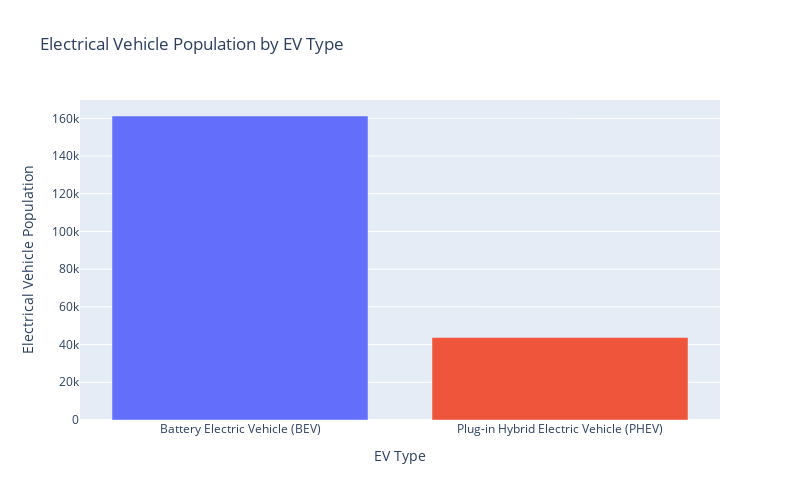

Notebook cell for this chart:
### Code cell
# Try Plotly
import plotly.express as px

# EV 타입별 카운트 계산
ev_type_counts = ev['ev_type'].value_counts().reset_index()
ev_type_counts.columns = ['ev_type', 'count']

# Plotly를 사용한 바 차트 생성
fig = px.bar(ev_type_counts, x='ev_type', y='count',
             title='Electrical Vehicle Population by EV Type',
             labels={'count': 'Electrical Vehicle Population', 'ev_type': 'EV Type'},
             color='ev_type')

# 레이아웃 조정
fig.update_layout(
    xaxis_title='EV Type',
    yaxis_title='Electrical Vehicle Population',
    showlegend=False,
    width=800,
    height=500
)

# 차트 표시
fig.show()

### Figure 1 — Plotly figure (JSON) as saved in the notebook; plotly's stock layout.template omitted (floating-point values rounded to 4 significant figures)
{"data": [{"alignmentgroup": "True", "hovertemplate": "EV Type=%{x}<br>Electrical Vehicle Population=%{y}<extra></extra>", "legendgroup": "Battery Electric Vehicle (BEV)", "marker": {"color": "#636efa", "pattern": {"shape": ""}}, "name": "Battery Electric Vehicle (BEV)", "offsetgroup": "Battery Electric Vehicle (BEV)", "orientation": "v", "showlegend": true, "textposition": "auto", "type": "bar", "x": ["Battery Electric Vehicle (BEV)"], "xaxis": "x", "y": [161222], "yaxis": "y"}, {"alignmentgroup": "True", "hovertemplate": "EV Type=%{x}<br>Electrical Vehicle Population=%{y}<extra></extra>", "legendgroup": "Plug-in Hybrid Electric Vehicle (PHEV)", "marker": {"color": "#EF553B", "pattern": {"shape": ""}}, "name": "Plug-in Hybrid Electric Vehicle (PHEV)", "offsetgroup": "Plug-in Hybrid Electric Vehicle (PHEV)", "orientation": "v", "showlegend": true, "textposition": "auto", "type": "bar", "x": ["Plug-in Hybrid Electric Vehicle (PHEV)"], "xaxis": "x", "y": [43775], "yaxis": "y"}], "layout": {"barmode": "relative", "height": 500, "legend": {"title": {"text": "EV Type"}, "tracegroupgap": 0}, "showlegend": false, "title": {"text": "Electrical Vehicle Population by EV Type"}, "width": 800, "xaxis": {"anchor": "y", "autorange": true, "categoryarray": ["Battery Electric Vehicle (BEV)", "Plug-in Hybrid Electric Vehicle (PHEV)"], "categoryorder": "array", "domain": [0, 1], "range": [-0.5, 1.5], "title": {"text": "EV Type"}, "type": "category"}, "yaxis": {"anchor": "x", "autorange": true, "domain": [0, 1], "range": [0, 169700.0], "title": {"text": "Electrical Vehicle Population"}, "type": "linear"}}}
